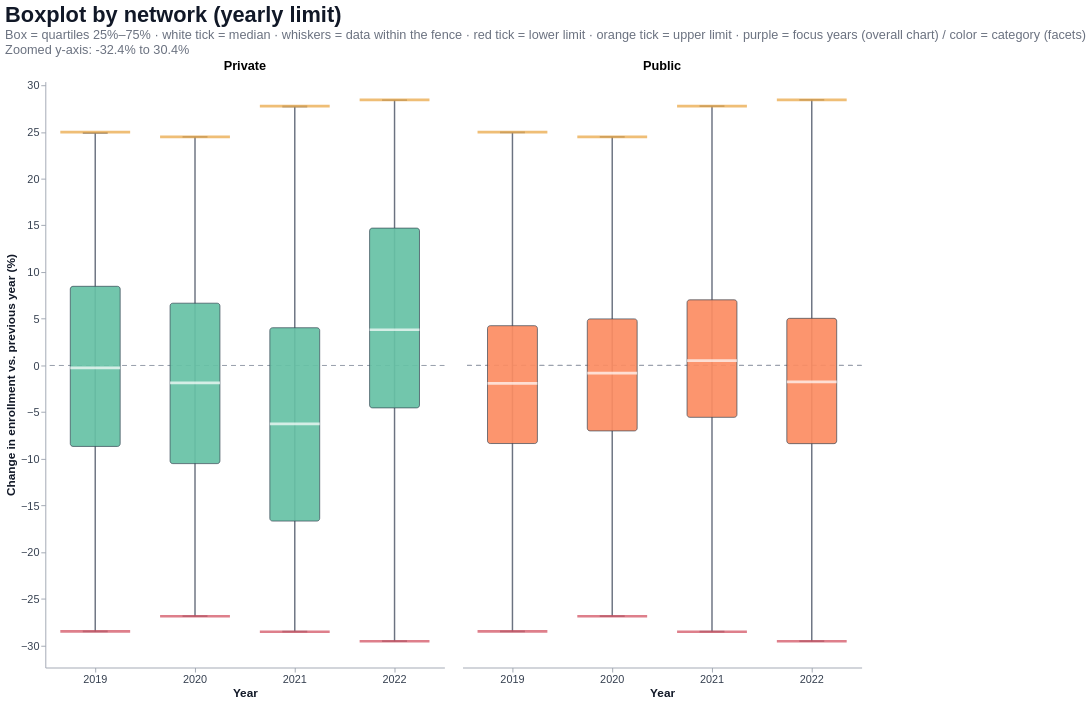

Notebook code for this chart:
### Markdown cell above
### 6.2 — Boxplots facetados por categoria
Mesmos limites da etapa 3 (calculados com todas as escolas do ano). Sem pontos individuais, para ficar leve.

### Code cell
def boxplot_facetado(d, dim, modo):
    dd = d[d["ANO"].isin(ANOS_FOCO)] if BOXPLOT_SO_ANOS_FOCO else d
    if dd.empty:
        print(f"[{dim}] Nenhuma linha nos anos {ANOS_FOCO}. Anos disponíveis: {sorted(int(a) for a in d['ANO'].unique())}")
        return None
    dd = dd.copy()
    dd[dim] = dd[dim].fillna("(vazio)").astype(str)   # NaN não derruba o groupby
    stats = estatisticas_box(dd, ["ANO", dim], modo)
    if stats.empty or "n" not in stats.columns:
        print(f"[{dim}] Sem dados para o boxplot.")
        return None
    stats = stats[stats["n"] >= N_MIN_CATEGORIA]
    if stats.empty:
        print(f"[{dim}] Nenhuma categoria com pelo menos {N_MIN_CATEGORIA} escolas/ano. Diminua N_MIN_CATEGORIA.")
        return None
    n_fac = stats[dim].nunique()
    n_anos = stats["ANO"].nunique()
    larg = int(max(110, (LARGURA_GRAFICO - 60 * n_fac) / n_fac))
    tam = tamanho_caixa(n_anos, larg)
    x_enc = alt.X("ANO:O", title="Ano", axis=alt.Axis(labelAngle=0))
    dom = dominio_y(d, stats)
    camadas = camadas_boxplot(stats, alt.Chart(stats), x_enc, dom, tam, cor_por=dim)
    graf = (alt.layer(*camadas).properties(width=larg, height=int(ALTURA_GRAFICO * 0.85))
            .facet(column=alt.Column(f"{dim}:N", title=None, header=alt.Header(labelFontSize=14, labelFontWeight="bold")))
            .properties(title=alt.Title(f"Boxplot por {dim} (limite {modo.lower()})",
                                        subtitle=[LEGENDA_BOX.format(qi=Q_INFERIOR, qs=Q_SUPERIOR), f"Eixo y ampliado: {dom[0]:.1f}% a {dom[1]:.1f}%"])))
    return estilizar(graf)


def relatar_facetados(d):
    for dim in BOXPLOT_POR:
        if dim in d.columns:
            graf = boxplot_facetado(d, dim, LIMITE_PARA_CRUZAMENTO)
            mostrar(graf, f"Boxplot facetado por {dim}")


secao("Etapa 6.2 — Boxplots facetados")
relatar_facetados(dados)

### Figure 1 — Vega-Lite specification as saved in the notebook (floating-point values rounded to 4 significant figures)
{"config": {"view": {"continuousWidth": 300, "continuousHeight": 300, "stroke": null}, "axis": {"domainColor": "#9CA3AF", "gridColor": "#E5E7EB", "labelColor": "#374151", "labelFontSize": 12, "tickColor": "#9CA3AF", "titleColor": "#111827", "titleFontSize": 13}, "legend": {"labelFontSize": 12, "labelLimit": 400, "symbolSize": 120, "titleFontSize": 12}, "range": {"category": {"scheme": "set2"}}, "title": {"anchor": "start", "color": "#111827", "fontSize": 24, "subtitleColor": "#6B7280", "subtitleFontSize": 14}}, "data": {"name": "data-aaa8ca8799a8f2beb10d1b00cf3214e7"}, "facet": {"column": {"field": "REDE", "header": {"labelFontSize": 14, "labelFontWeight": "bold"}, "title": null, "type": "nominal"}}, "spec": {"layer": [{"mark": {"type": "rule", "clip": true, "color": "#9CA3AF", "strokeDash": [5, 5]}, "encoding": {"y": {"datum": 0, "scale": {"clamp": false, "domain": [-32.35, 30.39], "nice": false}}}}, {"mark": {"type": "rule", "clip": true, "color": "#6B7280", "strokeWidth": 1.6}, "encoding": {"x": {"axis": {"labelAngle": 0}, "field": "ANO", "title": "Year", "type": "ordinal"}, "y": {"field": "bigode_inf", "scale": {"clamp": false, "domain": [-32.35, 30.39], "nice": false}, "title": "Change in enrollment vs. previous year (%)", "type": "quantitative"}, "y2": {"field": "bigode_sup"}}}, {"mark": {"type": "tick", "clip": true, "color": "#6B7280", "size": 27.5, "thickness": 2}, "encoding": {"x": {"axis": {"labelAngle": 0}, "field": "ANO", "title": "Year", "type": "ordinal"}, "y": {"field": "bigode_inf", "scale": {"clamp": false, "domain": [-32.35, 30.39], "nice": false}, "type": "quantitative"}}}, {"mark": {"type": "tick", "clip": true, "color": "#6B7280", "size": 27.5, "thickness": 2}, "encoding": {"x": {"axis": {"labelAngle": 0}, "field": "ANO", "title": "Year", "type": "ordinal"}, "y": {"field": "bigode_sup", "scale": {"clamp": false, "domain": [-32.35, 30.39], "nice": false}, "type": "quantitative"}}}, {"mark": {"type": "bar", "clip": true, "cornerRadius": 3, "opacity": 0.92, "size": 55, "stroke": "#2F3E4E", "strokeWidth": 0.8}, "encoding": {"color": {"field": "REDE", "legend": null, "scale": {"scheme": "set2"}, "title": "Network", "type": "nominal"}, "tooltip": [{"field": "ANO", "title": "Year", "type": "ordinal"}, {"field": "n", "title": "schools", "type": "quantitative"}, {"field": "q_inf", "format": ".1f", "title": "lower quartile", "type": "quantitative"}, {"field": "mediana", "format": ".1f", "title": "median", "type": "quantitative"}, {"field": "q_sup", "format": ".1f", "title": "upper quartile", "type": "quantitative"}, {"field": "lim_inf", "format": ".1f", "title": "lower limit", "type": "quantitative"}, {"field": "lim_sup", "format": ".1f", "title": "upper limit", "type": "quantitative"}, {"field": "pct_marcada", "format": ".1f", "title": "% flagged", "type": "quantitative"}], "x": {"axis": {"labelAngle": 0}, "field": "ANO", "title": "Year", "type": "ordinal"}, "y": {"field": "q_inf", "scale": {"clamp": false, "domain": [-32.35, 30.39], "nice": false}, "type": "quantitative"}, "y2": {"field": "q_sup"}}}, {"mark": {"type": "tick", "clip": true, "color": "white", "size": 55, "thickness": 3}, "encoding": {"x": {"axis": {"labelAngle": 0}, "field": "ANO", "title": "Year", "type": "ordinal"}, "y": {"field": "mediana", "scale": {"clamp": false, "domain": [-32.35, 30.39], "nice": false}, "type": "quantitative"}}}, {"mark": {"type": "tick", "clip": true, "color": "#D1495B", "size": 77.0, "thickness": 3}, "encoding": {"x": {"axis": {"labelAngle": 0}, "field": "ANO", "title": "Year", "type": "ordinal"}, "y": {"field": "lim_inf", "scale": {"clamp": false, "domain": [-32.35, 30.39], "nice": false}, "type": "quantitative"}}}, {"mark": {"type": "tick", "clip": true, "color": "#E8A33D", "size": 77.0, "thickness": 3}, "encoding": {"x": {"axis": {"labelAngle": 0}, "field": "ANO", "title": "Year", "type": "ordinal"}, "y": {"field": "lim_sup", "scale": {"clamp": false, "domain": [-32.35, 30.39], "nice": false}, "type": "quantitative"}}}], "height": 646, "width": 440}, "datasets": {"data-aaa8ca8799a8f2beb10d1b00cf3214e7": [{"ANO": 2019, "REDE": "Private", "q_inf": -8.673, "mediana": -0.2611, "q_sup": 8.475, "bigode_inf": -28.48, "bigode_sup": 24.89, "lim_inf": -28.48, "lim_sup": 24.99, "n": 20892, "pct_marcada": 13.14}, {"ANO": 2019, "REDE": "Public", "q_inf": -8.364, "mediana": -1.914, "q_sup": 4.255, "bigode_inf": -28.48, "bigode_sup": 24.95, "lim_inf": -28.48, "lim_sup": 24.99, "n": 86049, "pct_marcada": 6.675}, {"ANO": 2020, "REDE": "Private", "q_inf": -10.51, "mediana": -1.865, "q_sup": 6.667, "bigode_inf": -26.85, "bigode_sup": 24.47, "lim_inf": -26.86, "lim_sup": 24.47, "n": 20946, "pct_marcada": 13.65}, {"ANO": 2020, "REDE": "Public", "q_inf": -7.012, "mediana": -0.817, "q_sup": 4.983, "bigode_inf": -26.86, "bigode_sup": 24.47, "lim_inf": -26.86, "lim_sup": 24.47, "n": 85252, "pct_marcada": 6.175}, {"ANO": 2021, "REDE": "Private", "q_inf": -16.67, "mediana": -6.25, "q_sup": 4.037, "bigode_inf": -28.5, "bigode_sup": 27.73, "lim_inf": -28.52, "lim_sup": 27.78, "n": 20602, "pct_marcada": 15.9}, {"ANO": 2021, "REDE": "Public", "q_inf": -5.556, "mediana": 0.5102, "q_sup": 7.027, "bigode_inf": -28.51, "bigode_sup": 27.76, "lim_inf": -28.52, "lim_sup": 27.78, "n": 84470, "pct_marcada": 5.339}, {"ANO": 2022, "REDE": "Private", "q_inf": -4.545, "mediana": 3.822, "q_sup": 14.71, "bigode_inf": -29.52, "bigode_sup": 28.42, "lim_inf": -29.54, "lim_sup": 28.45, "n": 20591, "pct_marcada": 14.24}, {"ANO": 2022, "REDE": "Public", "q_inf": -8.375, "mediana": -1.749, "q_sup": 5.045, "bigode_inf": -29.52, "bigode_sup": 28.45, "lim_inf": -29.54, "lim_sup": 28.45, "n": 84086, "pct_marcada": 6.06}]}, "title": {"text": "Boxplot by network (yearly limit)", "subtitle": ["Box = quartiles 25%–75% · white tick = median · whiskers = data within the fence · red tick = lower limit · orange tick = upper limit · purple = focus years (overall chart) / color = category (facets)", "Zoomed y-axis: -32.4% to 30.4%"]}, "$schema": "https://vega.github.io/schema/vega-lite/v6.4.1.json"}
